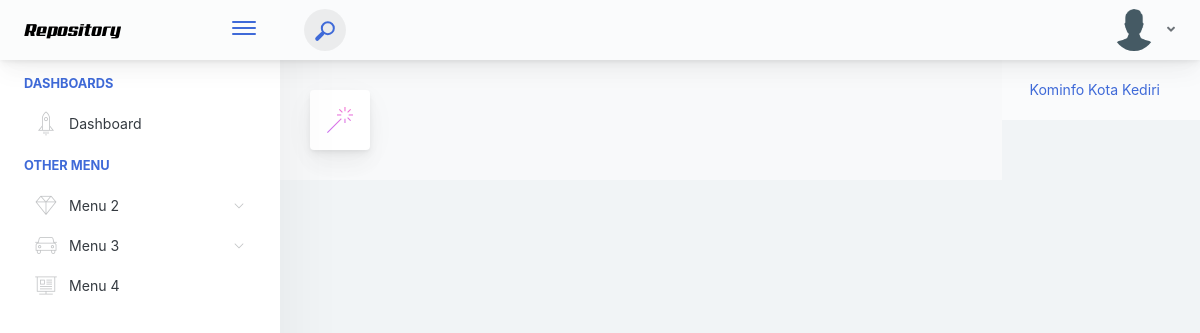
Before: /admin/detail/Alhamdulillah Bisaaa with the older database file.
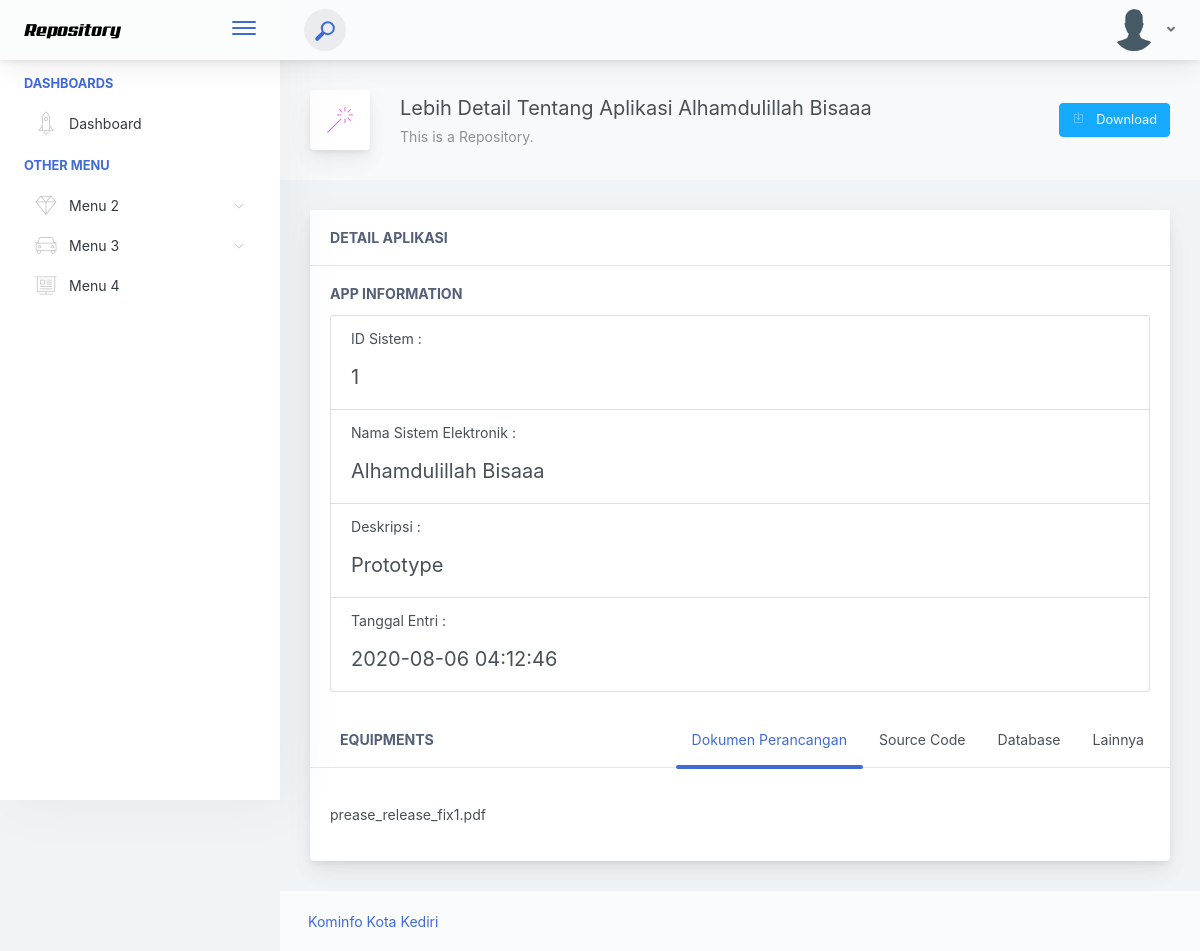
After: the same page with the newer database file.
### tables this page shows
CREATE TABLE `dataumum` (
  `id` int(11) NOT NULL,
  `nama` varchar(50) NOT NULL,
  `deskripsi` varchar(200) NOT NULL,
  `sasaran` varchar(50) NOT NULL,
  `kategorisistem` varchar(50) NOT NULL,
  `kategoriakses` varchar(50) NOT NULL,
  `url` varchar(50) NOT NULL,
  `fungsiutama` int(11) NOT NULL,
  `ruanglingkup` varchar(50) NOT NULL,
  `jenislayanan` int(11) NOT NULL,
  `sistempengaman` int(11) NOT NULL,
  `sistemterkait` int(11) NOT NULL,
  `sertifikasi` int(11) NOT NULL,
  `penggunalayanan` int(11) NOT NULL,
  `penyelenggara` int(11) NOT NULL,
  `pkutama` int(11) NOT NULL,
  `pkkhusus` int(11) NOT NULL,
  `plutama` int(11) NOT NULL,
  `plpendukung` int(11) NOT NULL,
  `tenagaahli` int(11) NOT NULL,
  `ketersediaanta` int(11) NOT NULL,
  `dasarhukum` int(11) NOT NULL,
  `sop` int(11) NOT NULL,
  `penanggungjawab` varchar(30) NOT NULL,
  `helpdesk` int(11) NOT NULL,
  `tglentri` timestamp NOT NULL DEFAULT current_timestamp()
);

CREATE TABLE `fileupload` (
  `id` int(11) NOT NULL,
  `namaSE` varchar(50) NOT NULL,
  `versi` varchar(50) NOT NULL,
  `docperancangan` varchar(100) NOT NULL,
  `dbMaster` varchar(100) NOT NULL,
  `sCode` varchar(100) NOT NULL,
  `lainnya` varchar(100) NOT NULL
);

### application/controllers/admin.php (called while the page is built, shortened)
<?php
class admin extends CI_Controller
{
    public function __construct()
    {
        $this->load->model("M_list");
        $this->load->model("M_Detail");
        $this->load->library('zip');
    }
    public function detail($nama)
    {
        $nama = urldecode($nama);
        $data['info'] = $this->M_Detail->tampil($nama);
        $data['file'] = $this->M_Detail->listfile($nama);
        $data["admin"] = $this->db->get_where('user', ['username' => $this->session->userdata('user')])->row_array();
        $this->load->view("template/header", $data);
        $this->load->view('admin/detail', $data);
        $this->load->view("template/footer", $data);
    }
};

### index.php (called while the page is built, shortened)
<?php
require_once BASEPATH.'core/CodeIgniter.php';

### application/models/M_detail.php (called while the page is built)
<?php
class M_Detail extends CI_Model
{
    public function tampil($nama)
    {
        return $this->db->get_where('dataumum', array('nama' => $nama))->result();
    }
    public function listfile($nama)
    {
        return $this->db->get_where('fileupload', array('namaSE' => $nama))->result();
    }
}

### application/views/admin/detail.php (the view, shortened to what this page needs)
<div class="app-main">
    <div class="app-sidebar sidebar-shadow">
        <div class="scrollbar-sidebar">
            <div class="app-sidebar__inner">
                <ul class="vertical-nav-menu">
                    <li class="app-sidebar__heading">Dashboards</li>
                    <li>
                        <a href="<?= base_url() . 'admin' ?>">
                            <i class="metismenu-icon pe-7s-rocket"></i>
                            Dashboard
                        </a>
                    </li>
                    <li class="app-sidebar__heading">Other Menu</li>
                    <li>
                        <a href="#">
                            <i class="metismenu-icon pe-7s-diamond"></i>
                            Menu 2
                            <i class="metismenu-state-icon pe-7s-angle-down caret-left"></i>
                        </a>
                    </li>
                    <li>
                        <a href="#">
                            <i class="metismenu-icon pe-7s-car"></i>
                            Menu 3
                            <i class="metismenu-state-icon pe-7s-angle-down caret-left"></i>
                        </a>
                    </li>
                    <li>
                        <a href="#">
                            <i class="metismenu-icon pe-7s-display2"></i>
                            Menu 4
                        </a>
                    </li>
                </ul>
            </div>
        </div>
    </div>
    <div class="app-main__outer">
        <div class="app-main__inner">
            <div class="app-page-title">
                <div class="page-title-wrapper">
                    <div class="page-title-heading">
                        <div class="page-title-icon">
                            <i class="pe-7s-magic-wand icon-gradient bg-mixed-hopes">
                            </i>
                        </div>
                        <?php foreach ($info as $informasi) : ?>
                            <div> Lebih Detail Tentang Aplikasi <?= $informasi->nama; ?>
                                <div class="page-title-subheading">This is a Repository.
                                </div>
                            </div>
                    </div>
                    <div class="page-title-actions">
                        <div class="d-inline-block">
                            <a class="btn-shadow btn btn-info" href="<?php echo base_url() . "admin/download/" . $informasi->nama ?>">
                                <span class="btn-icon-wrapper pr-2 opacity-7">
                                    <i class="fa pe-7s-download fa-w-10"></i>
                                </span>
                                Download
                            </a>
                        </div>
                    </div>
                </div>
            </div>
            <div class="row">
                <div class="col-md-12">
                    <div class="main-card mb-3 card">
                        <div class="card-header">Detail Aplikasi
                        </div>
                        <div class="card-body">
                            <h5 class="card-title">App Information</h5>
                            <ul class="list-group">
                                <li class="list-group-item">
                                    <p class="list-group-item-heading">ID Sistem :</p>
                                    <h5 class="list-group-item-text"><?php echo $informasi->id ?></h5>
                                </li>
                                <li class="list-group-item">
                                    <p class="list-group-item-heading">Nama Sistem Elektronik :</p>
                                    <h5 class="list-group-item-text"><?php echo $informasi->nama ?></h5>
                                </li>
                                <li class="list-group-item">
                                    <p class="list-group-item-heading">Deskripsi :</p>
                                    <h5 class="list-group-item-text"><?php echo $informasi->deskripsi ?></h5>
                                </li>
                                <li class="list-group-item">
                                    <p class="list-group-item-heading">Tanggal Entri :</p>
                                    <h5 class="list-group-item-text"><?php echo $informasi->tglentri ?></h5>
                                </li>
                            </ul>
                        </div>
                        <div class="card-header-tab card-header">
                            <div class="card-header-title">
                                Equipments
                            </div>
                            <ul class="nav">
                                <li class="nav-item"><a data-toggle="tab" href="#tab-eg5-0" class="active nav-link">Dokumen Perancangan</a></li>
                                <li class="nav-item"><a data-toggle="tab" href="#tab-eg5-1" class="nav-link">Source Code</a></li>
                                <li class="nav-item"><a data-toggle="tab" href="#tab-eg5-2" class="nav-link">Database</a></li>
                                <li class="nav-item"><a data-toggle="tab" href="#tab-eg5-3" class="nav-link">Lainnya</a></li>
                            </ul>
                        </div>
                        <div class="card-body">
                            <div class="tab-content">
                                <div class="tab-pane active" id="tab-eg5-0" role="tabpanel">
                                    <p>
                                        <?php foreach ($file as $listfile) : ?>
                                            <p><?php echo $listfile->docperancangan ?></p>
                                        <?php endforeach; ?>
                                    </p>
                                </div>
                            </div>
                        <?php endforeach; ?>
                        </div>
                    </div>
                </div>
            </div>
        </div>

### application/views/template/header.php (shortened to what this page needs)
<!doctype html>
<html lang="en">
<head>
    <link rel="stylesheet" type="text/css" href="<?= base_url('assets/'); ?>baru/main.css">
</head>
<body>
    <div class="app-container app-theme-white body-tabs-shadow fixed-sidebar fixed-header">
        <div class="app-header header-shadow">
            <div class="app-header__logo">
                <div class="logo-src"></div>
                <div class="header__pane ml-auto">
                    <div>
                        <button type="button" class="hamburger close-sidebar-btn hamburger--elastic" data-class="closed-sidebar">
                            <span class="hamburger-box">
                                <span class="hamburger-inner"></span>
                            </span>
                        </button>
                    </div>
                </div>
            </div>
            <div class="app-header__content">
                <div class="app-header-left">
                    <div class="search-wrapper">
                        <div class="input-holder">
                            <button class="search-icon"><span></span></button>
                        </div>
                    </div>
                </div>
                <div class="app-header-right">
                    <div class="header-btn-lg pr-0">
                        <div class="widget-content p-0">
                            <div class="widget-content-wrapper">
                                <div class="widget-content-left">
                                    <div class="btn-group">
                                        <a data-toggle="dropdown" aria-haspopup="true" aria-expanded="false" class="p-0 btn">
                                            <img width="42" class="rounded-circle" src="assets/images/avatars/1.jpg" alt="">
                                            <i class="fa fa-angle-down ml-2 opacity-8"></i>
                                        </a>
                                    </div>
                                </div>
                            </div>
                        </div>
                    </div>
                </div>
            </div>
        </div>

### application/views/template/footer.php (shortened to what this page needs)
<div class="app-wrapper-footer">
    <div class="app-footer">
        <div class="app-footer__inner">
            <div class="app-footer-left">
                <ul class="nav">
                    <li class="nav-item" style="text-align: center;">
                        <a href="javascript:void(0);" class="nav-link">
                            Kominfo Kota Kediri
                        </a>
                    </li>
                </ul>
            </div>
        </div>
    </div>
</div>
</div>
</div>
</div>
</body>
</html>

Changed rows visible on the page:
added dataumum: nama "Alhamdulillah Bisaaa", id "1", deskripsi "Prototype", tglentri "2020-08-06 04:12:46"
added fileupload: docperancangan "prease_release_fix1.pdf"
